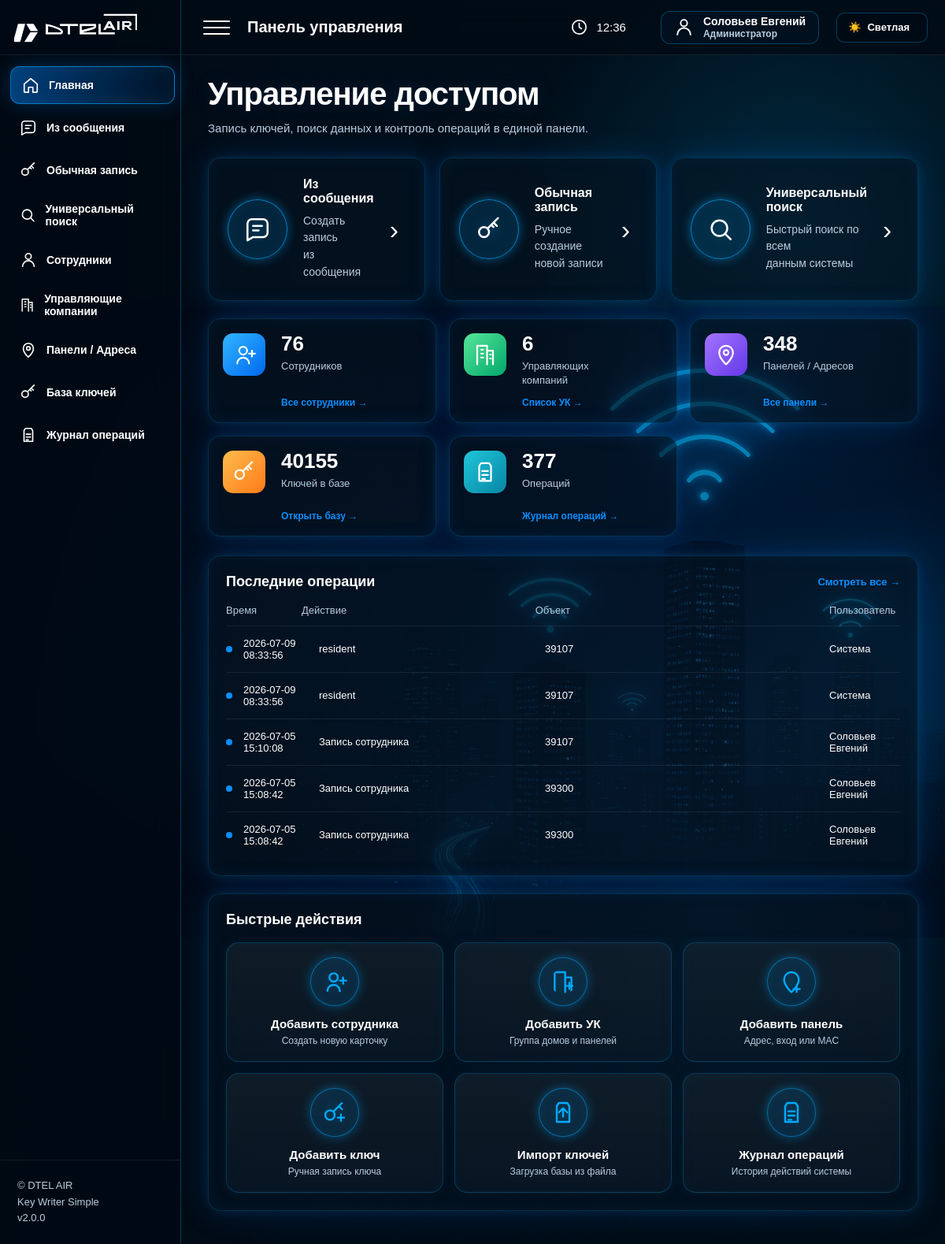
The page / (signed in) on the database its author committed.
### tables this page shows
CREATE TABLE operation_log (
            id INTEGER PRIMARY KEY AUTOINCREMENT,
            mode TEXT NOT NULL,
            printed_number TEXT DEFAULT '',
            hex_value TEXT NOT NULL,
            flat_num TEXT DEFAULT '',
            mac TEXT NOT NULL,
            panel_name TEXT DEFAULT '',
            status TEXT NOT NULL,
            response TEXT DEFAULT '',
            created_at TEXT DEFAULT CURRENT_TIMESTAMP
        , address TEXT DEFAULT '', apartment TEXT DEFAULT '', username TEXT DEFAULT '', user_full_name TEXT DEFAULT '', user_role TEXT DEFAULT '', action TEXT DEFAULT '', object_type TEXT DEFAULT '', object_name TEXT DEFAULT '', details TEXT DEFAULT '', ip_address TEXT DEFAULT '');

### app/routers/home.py (the view)
@router.get("/", response_class=HTMLResponse)
def index(request: Request):
    with db() as conn:
        stats = {
            "keys": conn.execute(
                "SELECT COUNT(*) FROM keys"
            ).fetchone()[0],
            "panels": conn.execute(
                "SELECT COUNT(*) FROM panels WHERE enabled = 1"
            ).fetchone()[0],
            "logs": conn.execute(
                "SELECT COUNT(*) FROM operation_log"
            ).fetchone()[0],
            "employees": conn.execute(
                "SELECT COUNT(*) FROM employees WHERE enabled = 1"
            ).fetchone()[0],
            "uk": conn.execute(
                "SELECT COUNT(*) FROM uk_groups"
            ).fetchone()[0],
        }
    return templates.TemplateResponse(
        "index.html",
        {
            "request": request,
            "stats": stats,
            "recent_operations": get_recent_operations(5),
            "dry_run": settings.dry_run,
        },
    )

### app/templates/index.html
{% extends 'base.html' %}
{% block page_name %}Панель управления{% endblock %}
{% block content %}
<div class="dashboard-hero">
    <div>
        <h1>Управление доступом</h1>
        <p class="subtitle">Запись ключей, поиск данных и контроль операций в единой панели.</p>
    </div>
</div>
<div class="dashboard-actions">
    <a class="dashboard-action-card" href="/message">
        <div class="dashboard-action-icon">
            <svg viewBox="0 0 24 24">
                <path d="M21 15a4 4 0 0 1-4 4H8l-5 3V7a4 4 0 0 1 4-4h10a4 4 0 0 1 4 4z"/>
                <path d="M8 9h8M8 13h5"/>
            </svg>
        </div>
        <div>
            <h2>Из сообщения</h2>
            <p>Создать запись<br>из сообщения</p>
        </div>
        <span>›</span>
    </a>
    <a class="dashboard-action-card" href="/write/manual">
        <div class="dashboard-action-icon">
            <svg viewBox="0 0 24 24">
                <circle cx="7.5" cy="14.5" r="4.5"/>
                <path d="m11 11 9-9M16 6l3 3M14 8l2 2"/>
            </svg>
        </div>
        <div>
            <h2>Обычная запись</h2>
            <p>Ручное создание<br>новой записи</p>
        </div>
        <span>›</span>
    </a>
    <a class="dashboard-action-card" href="/search">
        <div class="dashboard-action-icon">
            <svg viewBox="0 0 24 24">
                <circle cx="11" cy="11" r="7"/>
                <path d="m16.5 16.5 4.5 4.5"/>
            </svg>
        </div>
        <div>
            <h2>Универсальный поиск</h2>
            <p>Быстрый поиск по всем<br>данным системы</p>
        </div>
        <span>›</span>
    </a>
</div>
<div class="dashboard-stats">
    <a class="dashboard-stat-card" href="/employees">
        <div class="stat-icon stat-blue">
            <svg viewBox="0 0 24 24">
                <path d="M17 21a6 6 0 0 0-12 0"/>
                <circle cx="11" cy="8" r="4"/>
                <path d="M20 8v6M17 11h6"/>
            </svg>
        </div>
        <div>
            <b>{{ stats['employees'] }}</b>
            <span>Сотрудников</span>
        </div>
        <em>Все сотрудники →</em>
    </a>
    <a class="dashboard-stat-card" href="/uk">
        <div class="stat-icon stat-green">
            <svg viewBox="0 0 24 24">
                <path d="M4 22V3h10v19M14 8h6v14"/>
                <path d="M8 7h2M8 11h2M8 15h2M17 12h1M17 16h1"/>
            </svg>
        </div>
        <div>
            <b>{{ stats['uk'] }}</b>
            <span>Управляющих<br>компаний</span>
        </div>
        <em>Список УК →</em>
    </a>
    <a class="dashboard-stat-card" href="/panels">
        <div class="stat-icon stat-purple">
            <svg viewBox="0 0 24 24">
                <path d="M12 22s7-6.2 7-12a7 7 0 0 0-14 0c0 5.8 7 12 7 12z"/>
                <circle cx="12" cy="10" r="2.5"/>
            </svg>
        </div>
        <div>
            <b>{{ stats['panels'] }}</b>
            <span>Панелей / Адресов</span>
        </div>
        <em>Все панели →</em>
    </a>
    <a class="dashboard-stat-card" href="/keys">
        <div class="stat-icon stat-orange">
            <svg viewBox="0 0 24 24">
                <circle cx="7.5" cy="14.5" r="4.5"/>
                <path d="m11 11 9-9M16 6l3 3M14 8l2 2"/>
            </svg>
        </div>
        <div>
            <b>{{ stats['keys'] }}</b>
            <span>Ключей в базе</span>
        </div>
        <em>Открыть базу →</em>
    </a>
    <a class="dashboard-stat-card" href="/log">
        <div class="stat-icon stat-teal">
            <svg viewBox="0 0 24 24">
                <path d="M8 3h8l2 3v15H6V6z"/>
                <path d="M9 11h6M9 15h6M9 19h3"/>
            </svg>
        </div>
        <div>
            <b>{{ stats['logs'] }}</b>
            <span>Операций</span>
        </div>
        <em>Журнал операций →</em>
    </a>
</div>
<div class="dashboard-bottom">
    <div class="dashboard-panel dashboard-operations">
        <div class="dashboard-panel-head">
            <h2>Последние операции</h2>
            <a href="/log">Смотреть все →</a>
        </div>
        <div class="operations-table">
            <div class="operations-head">
                <span>Время</span>
                <span>Действие</span>
                <span>Объект</span>
                <span>Пользователь</span>
            </div>
            {% if recent_operations %}
                {% for r in recent_operations %}
                <div class="operations-row">
                    {% if r.status_name == 'Ошибка' or r.status_name == 'Ошибка CRM' %}
                        <i class="op-orange"></i>
                    {% elif r.status_name == 'Тест' %}
                        <i class="op-blue"></i>
                    {% else %}
                        <i class="op-green"></i>
                    {% endif %}
                    <span>{{ r.created_at }}</span>
                    <span>{{ r.action_name }}</span>
                    <span>{{ r.object_name_view }}</span>
                    <span>{{ r.user_name }}</span>
                </div>
                {% endfor %}
            {% else %}
                <div class="operations-empty">
                    Пока нет операций
                </div>
            {% endif %}
        </div>
    </div>
    <div class="dashboard-panel">
        <div class="dashboard-panel-head">
            <h2>Быстрые действия</h2>
        </div>
        <div class="dashboard-quick-grid">
    <a href="/employees">
        <svg viewBox="0 0 24 24">
            <path d="M17 21a6 6 0 0 0-12 0"/>
            <circle cx="11" cy="8" r="4"/>
            <path d="M20 8v6M17 11h6"/>
        </svg>
        <div>
            <b>Добавить сотрудника</b>
            <small>Создать новую карточку</small>
        </div>
    </a>
    <a href="/uk">
        <svg viewBox="0 0 24 24">
            <path d="M4 22V3h10v19M14 8h6v14"/>
            <path d="M18 13v6M15 16h6"/>
        </svg>
        <div>
            <b>Добавить УК</b>
            <small>Группа домов и панелей</small>
        </div>
    </a>
    <a href="/panels">
        <svg viewBox="0 0 24 24">
            <path d="M12 22s7-6.2 7-12a7 7 0 0 0-14 0c0 5.8 7 12 7 12z"/>
            <path d="M17 16v6M14 19h6"/>
        </svg>
        <div>
            <b>Добавить панель</b>
            <small>Адрес, вход или MAC</small>
        </div>
    </a>
    <a href="/write/manual">
        <svg viewBox="0 0 24 24">
            <circle cx="7.5" cy="14.5" r="4.5"/>
            <path d="m11 11 9-9M16 6l3 3"/>
            <path d="M18 14v6M15 17h6"/>
        </svg>
        <div>
            <b>Добавить ключ</b>
            <small>Ручная запись ключа</small>
        </div>
    </a>
    <a href="/keys">
        <svg viewBox="0 0 24 24">
            <path d="M8 3h8l2 3v15H6V6z"/>
            <path d="M12 16V8M8 12l4-4 4 4"/>
        </svg>
        <div>
            <b>Импорт ключей</b>
            <small>Загрузка базы из файла</small>
        </div>
    </a>
    <a href="/log">
        <svg viewBox="0 0 24 24">
            <path d="M8 3h8l2 3v15H6V6z"/>
            <path d="M9 11h6M9 15h6M9 19h3"/>
        </svg>
        <div>
            <b>Журнал операций</b>
            <small>История действий системы</small>
        </div>
    </a>
</div>
    </div>
</div>
{% endblock %}

### app/static/css/base.css (style rules this page uses)
* { box-sizing: border-box; }
:root { --sidebar-width: 230px; --bg-color: #02111a; --text: #ffffff; --text-strong: #ffffff; --muted: #b8cde0; --panel: rgba(6, 20, 34, 0.58); --panel-strong: rgba(0, 10, 20, 0.72); --line: rgba(0, 170, 255, 0.32); --line-soft: rgba(0, 170, 255, 0.20); --soft: rgba(255, 255, 255, 0.08); --blue: #00aaff; --blue-2: #0b8fff; --green: #2cff9a; --red: #ff4a5f; --yellow: #ffc400; --field-bg: rgba(0, 10, 20, 0.72); --field-text: #ffffff; --field-border: rgba(0, 170, 255, 0.34); --hover-bg: rgba(0, 170, 255, 0.08); --hover-text: #ffffff; --shadow-panel: inset 0 0 24px rgba(0,170,255,.05), 0 0 14px rgba(0,170,255,.12), 0 0 42px rgba(0,120,255,.18); }
html, body { margin: 0; min-height: 100%; font-family: Arial, Helvetica, sans-serif; color: var(--text); background: linear-gradient( 90deg, rgba(0, 8, 17, 0.90) 0%, rgba(0, 12, 25, 0.62) 34%, rgba(0, 12, 25, 0.25) 66%, rgba(0, 12, 25, 0.04) 100% ), linear-gradient( 180deg, rgba(0, 8, 17, 0.08), rgba(0, 8, 17, 0.35) ), url("/static/img/hero.png") right center / contain fixed no-repeat; background-color: var(--bg-color); }
body::before { content: ""; position: fixed; inset: 0; pointer-events: none; background: radial-gradient(circle at 84% 18%, rgba(0, 170, 255, 0.18), transparent 22%), radial-gradient(circle at 76% 74%, rgba(0, 150, 255, 0.12), transparent 28%), radial-gradient(circle at 95% 52%, rgba(0, 190, 255, 0.08), transparent 20%); z-index: 0; }
h1 { margin: 0 0 10px; color: var(--text-strong); font-size: 40px; line-height: 1.05; font-weight: 900; letter-spacing: -1px; text-shadow: 0 0 24px rgba(0, 140, 255, 0.16); }
h2 { margin: 0 0 14px; color: var(--text-strong); font-size: 18px; }
p { margin: 0; }
.subtitle { margin: 0; color: var(--muted); font-size: 15px; line-height: 1.45; }

### rows shown on the page
operation_log: created_at "2026-07-09 08:33:56", action_name "resident", object_name_view "39107", user_name "Система"
operation_log: created_at "2026-07-09 08:33:56", action_name "resident", object_name_view "39107", user_name "Система"
operation_log: created_at "2026-07-05 15:10:08", action_name "Запись сотрудника", object_name_view "39107", user_name "Соловьев Евгений"
operation_log: created_at "2026-07-05 15:08:42", action_name "Запись сотрудника", object_name_view "39300", user_name "Соловьев Евгений"
operation_log: created_at "2026-07-05 15:08:42", action_name "Запись сотрудника", object_name_view "39300", user_name "Соловьев Евгений"

### other values the page prints
{{ current_user(request)["full_name"] }} "Соловьев Евгений"
{{ stats['employees'] }} "76"
{{ stats['uk'] }} "6"
{{ stats['panels'] }} "348"
{{ stats['keys'] }} "40155"
{{ stats['logs'] }} "377"
